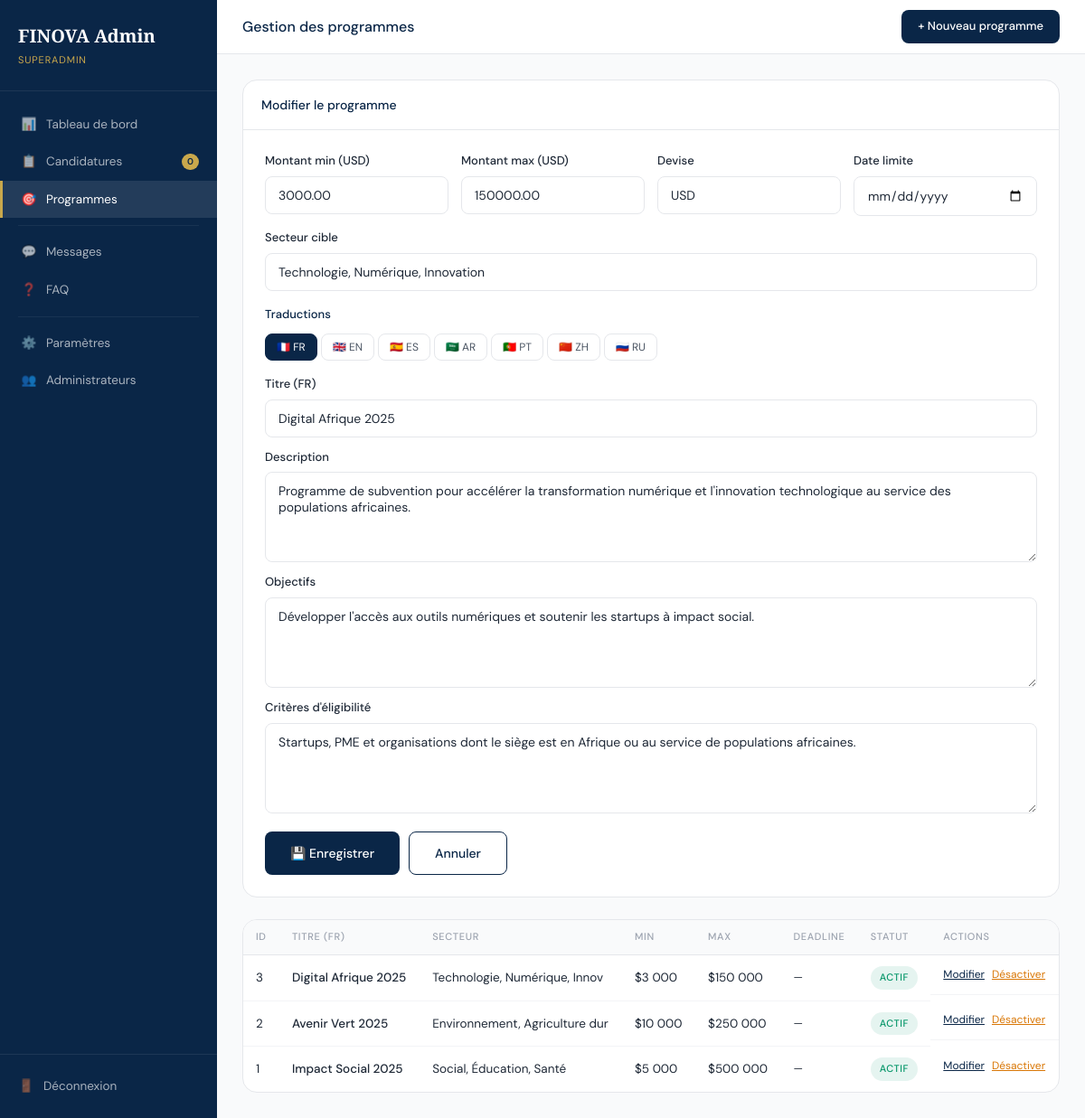
The app's page /admin/programs.php?edit=3 (signed in) with its own data.
### tables this page shows
CREATE TABLE IF NOT EXISTS programs (
  id INT AUTO_INCREMENT PRIMARY KEY,
  slug VARCHAR(100) UNIQUE NOT NULL,
  is_active TINYINT(1) DEFAULT 1,
  max_amount DECIMAL(15,2),
  min_amount DECIMAL(15,2) DEFAULT 1000.00,
  currency VARCHAR(10) DEFAULT 'USD',
  deadline DATE,
  target_sector VARCHAR(255),
  eligibility_countries TEXT,
  created_at TIMESTAMP DEFAULT CURRENT_TIMESTAMP
);

CREATE TABLE IF NOT EXISTS program_translations (
  id INT AUTO_INCREMENT PRIMARY KEY,
  program_id INT NOT NULL,
  lang VARCHAR(10) NOT NULL,
  title VARCHAR(255),
  description TEXT,
  objectives TEXT,
  eligibility_criteria TEXT,
  FOREIGN KEY (program_id) REFERENCES programs(id) ON DELETE CASCADE,
  UNIQUE KEY unique_translation (program_id, lang)
);

### admin/programs.php (the view, shortened to what this page needs)
<?php
$db = getDB();
$adm = $db->prepare("SELECT * FROM admins WHERE id=?"); $adm->execute([$_SESSION['admin_id']]); $adm = $adm->fetch();
$programs = $db->query("
    SELECT p.*,
    (SELECT title
     FROM program_translations
     WHERE program_id = p.id
     AND lang='fr'
     LIMIT 1) as title_fr
    FROM programs p
    ORDER BY p.id DESC
")->fetchAll();
$editProg = null;
$editTrans = [];
if (isset($_GET['edit'])) {
    $s = $db->prepare("SELECT * FROM programs WHERE id=?"); $s->execute([(int)$_GET['edit']]); $editProg = $s->fetch();
    $s2 = $db->prepare("SELECT * FROM program_translations WHERE program_id=?"); $s2->execute([(int)$_GET['edit']]);
    foreach($s2->fetchAll() as $t) $editTrans[$t['lang']] = $t;
}
$pendingCount = $db->query("SELECT COUNT(*) FROM applications WHERE status='pending'")->fetchColumn();
$unreadMsgs = $db->query("SELECT COUNT(*) FROM contacts WHERE is_read=0")->fetchColumn();
?>
<!DOCTYPE html>
<html lang="fr">
<head>
<link rel="stylesheet" href="../assets/css/main.css">
</head>
<body>
<div class="admin-layout">
  <aside class="sidebar">
    <div class="sidebar-brand"><div class="brand">FINOVA Admin</div><div class="role"><?= htmlspecialchars($adm['role']??'') ?></div></div>
    <nav class="sidebar-nav">
      <a class="nav-item" href="index.php"><span class="icon">📊</span> Tableau de bord</a>
      <a class="nav-item" href="applications.php"><span class="icon">📋</span> Candidatures <span class="nav-badge"><?= $pendingCount ?></span></a>
      <a class="nav-item active" href="programs.php"><span class="icon">🎯</span> Programmes</a>
      <div class="nav-sep"></div>
      <a class="nav-item" href="messages.php"><span class="icon">💬</span> Messages <?php if($unreadMsgs>0): ?><span class="nav-badge"><?= $unreadMsgs ?></span><?php endif; ?></a>
      <a class="nav-item" href="faq.php"><span class="icon">❓</span> FAQ</a>
      <div class="nav-sep"></div>
      <a class="nav-item" href="settings.php"><span class="icon">⚙️</span> Paramètres</a>
      <a class="nav-item" href="admins.php"><span class="icon">👥</span> Administrateurs</a>
    </nav>
    <div class="sidebar-bottom"><a href="logout.php" class="nav-item" style="padding:8px 0;border:none"><span class="icon">🚪</span> Déconnexion</a></div>
  </aside>
  <main class="admin-main">
    <div class="admin-topbar">
      <span class="topbar-title">Gestion des programmes</span>
      <a href="programs.php?new=1" class="btn btn-primary btn-sm">+ Nouveau programme</a>
    </div>
    <div class="admin-content">
      <?php if(isset($_GET['new']) || $editProg): ?>
      <div class="card" style="margin-bottom:24px">
        <div class="card-header"><span class="card-title"><?= $editProg ? 'Modifier le programme' : 'Nouveau programme' ?></span></div>
        <form method="POST" style="padding:24px">
          <div style="display:grid;grid-template-columns:1fr 1fr 1fr 1fr;gap:14px;margin-bottom:16px">
            <div class="form-group"><label class="form-label">Montant min (USD)</label><input type="number" name="min_amount" class="form-control" value="<?= $editProg['min_amount']??1000 ?>" required></div>
            <div class="form-group"><label class="form-label">Montant max (USD)</label><input type="number" name="max_amount" class="form-control" value="<?= $editProg['max_amount']??500000 ?>" required></div>
            <div class="form-group"><label class="form-label">Devise</label><input type="text" name="currency" class="form-control" value="<?= htmlspecialchars($editProg['currency']??'USD') ?>"></div>
            <div class="form-group"><label class="form-label">Date limite</label><input type="date" name="deadline" class="form-control" value="<?= $editProg['deadline']??'' ?>"></div>
            <div class="form-group" style="grid-column:1/-1"><label class="form-label">Secteur cible</label><input type="text" name="target_sector" class="form-control" value="<?= htmlspecialchars($editProg['target_sector']??'') ?>" placeholder="Ex: Social, Éducation, Santé"></div>
          </div>
          <div style="margin-top:16px">
            <div style="font-size:13px;font-weight:500;color:var(--navy);margin-bottom:10px">Traductions</div>
            <div class="lang-tabs">
              <?php foreach(['fr'=>'🇫🇷 FR','en'=>'🇬🇧 EN','es'=>'🇪🇸 ES','ar'=>'🇸🇦 AR','pt'=>'🇵🇹 PT','zh'=>'🇨🇳 ZH','ru'=>'🇷🇺 RU'] as $lcode=>$lname): ?>
              <button type="button" class="lang-tab <?= $lcode==='fr'?'active':'' ?>" onclick="showLang('<?= $lcode ?>')"><?= $lname ?></button>
              <?php endforeach; ?>
            </div>
            <?php foreach(['fr','en','es','ar','pt','zh','ru'] as $lcode): ?>
            <div class="lang-panel <?= $lcode==='fr'?'active':'' ?>" id="lang-<?= $lcode ?>">
              <div style="display:grid;grid-template-columns:1fr;gap:12px">
                <div class="form-group"><label class="form-label">Titre (<?= strtoupper($lcode) ?>)</label><input type="text" name="title_<?= $lcode ?>" class="form-control" value="<?= htmlspecialchars($editTrans[$lcode]['title']??'') ?>"></div>
                <div class="form-group"><label class="form-label">Description</label><textarea name="description_<?= $lcode ?>" class="form-control" rows="3"><?= htmlspecialchars($editTrans[$lcode]['description']??'') ?></textarea></div>
                <div class="form-group"><label class="form-label">Objectifs</label><textarea name="objectives_<?= $lcode ?>" class="form-control" rows="2"><?= htmlspecialchars($editTrans[$lcode]['objectives']??'') ?></textarea></div>
                <div class="form-group"><label class="form-label">Critères d'éligibilité</label><textarea name="eligibility_<?= $lcode ?>" class="form-control" rows="2"><?= htmlspecialchars($editTrans[$lcode]['eligibility_criteria']??'') ?></textarea></div>
              </div>
            </div>
            <?php endforeach; ?>
          </div>
          <div style="margin-top:20px;display:flex;gap:10px">
            <button type="submit" class="btn btn-primary">💾 Enregistrer</button>
            <a href="programs.php" class="btn btn-outline">Annuler</a>
          </div>
        </form>
      </div>
      <?php endif; ?>
      <div class="card">
        <div style="overflow-x:auto">
          <table class="table">
            <thead><tr><th>ID</th><th>Titre (FR)</th><th>Secteur</th><th>Min</th><th>Max</th><th>Deadline</th><th>Statut</th><th>Actions</th></tr></thead>
            <tbody>
              <?php foreach($programs as $prog): ?>
              <tr>
                <td><?= $prog['id'] ?></td>
                <td style="font-weight:500"><?= htmlspecialchars($prog['title_fr']??'—') ?></td>
                <td><?= htmlspecialchars(substr($prog['target_sector']??'',0,30)) ?></td>
                <td>$<?= number_format($prog['min_amount'],0,',',' ') ?></td>
                <td>$<?= number_format($prog['max_amount'],0,',',' ') ?></td>
                <td style="font-size:12px"><?= $prog['deadline'] ? date('d/m/Y',strtotime($prog['deadline'])) : '—' ?></td>
                <td><span class="badge badge-status <?= $prog['is_active']?'badge-approved':'badge-rejected' ?>"><?= $prog['is_active']?'Actif':'Inactif' ?></span></td>
                <td style="display:flex;gap:8px">
                  <a href="?edit=<?= $prog['id'] ?>" style="font-size:12px;color:var(--navy);text-decoration:underline">Modifier</a>
                  <a href="?toggle=<?= $prog['id'] ?>" style="font-size:12px;color:var(--warning);text-decoration:underline" onclick="return confirm('Changer le statut ?')"><?= $prog['is_active']?'Désactiver':'Activer' ?></a>
                </td>
              </tr>
              <?php endforeach; ?>
            </tbody>
          </table>
        </div>
      </div>
    </div>
  </main>
</div>
</body>
</html>

### assets/css/main.css (style rules this page uses)
:root { --navy: #0A2647; --navy-light: #144272; --gold: #C9A84C; --gold-light: #E8C97D; --cream: #F8F5EF; --white: #FFFFFF; --gray-50: #F9FAFB; --gray-100: #F3F4F6; --gray-200: #E5E7EB; --gray-400: #9CA3AF; --gray-600: #4B5563; --gray-800: #1F2937; --success: #059669; --warning: #D97706; --danger: #DC2626; --info: #2563EB; --font-serif: 'Cormorant Garamond', Georgia, serif; --font-sans: 'DM Sans', system-ui, sans-serif; --radius: 8px; --radius-lg: 16px; --shadow: 0 1px 3px rgba(0,0,0,.08), 0 4px 16px rgba(0,0,0,.06); --shadow-lg: 0 8px 32px rgba(10,38,71,.12); --transition: .22s ease; }
*, *::before, *::after { box-sizing: border-box; margin: 0; padding: 0; }
html { scroll-behavior: smooth; }
body { font-family: var(--font-sans); font-size: 15px; line-height: 1.6; color: var(--gray-800); background: var(--white); }
a { color: inherit; text-decoration: none; }
input, textarea, select, button { font-family: inherit; }
.badge { display: inline-flex; align-items: center; gap: 6px; padding: 6px 14px; border-radius: 100px; font-size: 12px; font-weight: 500; letter-spacing: .04em; text-transform: uppercase; }
.badge-status { font-size: 11px; padding: 4px 10px; }
.badge-approved { background: rgba(5,150,105,.1); color: var(--success); }
.btn { display: inline-flex; align-items: center; gap: 8px; padding: 12px 28px; border-radius: var(--radius); font-size: 14px; font-weight: 500; cursor: pointer; border: none; transition: var(--transition); white-space: nowrap; }
.btn-primary { background: var(--navy); color: var(--white); }
.btn-outline { background: transparent; color: var(--navy); border: 1.5px solid var(--navy); }
.btn-sm { padding: 8px 18px; font-size: 13px; }
.form-group { display: flex; flex-direction: column; gap: 6px; }
.form-label { font-size: 13px; font-weight: 500; color: var(--gray-700); }
.form-control { padding: 11px 14px; border: 1.5px solid var(--gray-200); border-radius: var(--radius); font-size: 14px; color: var(--gray-800); background: var(--white); transition: var(--transition); outline: none; width: 100%; }
.form-control::placeholder { color: var(--gray-400); }
textarea.form-control { resize: vertical; min-height: 100px; }

### records on screen
programs: min_amount "3000.00", max_amount "150000.00", currency "USD", target_sector "Technologie, Numérique, Innovation", id "3", title_fr "Digital Afrique 2025", target_sector "Technologie, Numérique, Innov", min_amount "3 000", max_amount "150 000", is_active "ACTIF"
program_translations: title_fr "Digital Afrique 2025", description "Programme de subvention pour accélérer la transformation numérique et l'innovation technologique au service des populations africaines.", objectives "Développer l'accès aux outils numériques et soutenir les startups à impact social.", eligibility_criteria "Startups, PME et organisations dont le siège est en Afrique ou au service de populations africaines."
programs: id "2", title_fr "Avenir Vert 2025", target_sector "Environnement, Agriculture dur", min_amount "10 000", max_amount "250 000", is_active "ACTIF"
programs: id "1", title_fr "Impact Social 2025", target_sector "Social, Éducation, Santé", min_amount "5 000", max_amount "500 000", is_active "ACTIF"

### other values on screen
$adm['role'] "SUPERADMIN"
$pendingCount "0"
$lname "🇫🇷 FR"
$lname "🇬🇧 EN"
$lname "🇪🇸 ES"
$lname "🇸🇦 AR"
$lname "🇵🇹 PT"
$lname "🇨🇳 ZH"
$lname "🇷🇺 RU"
$lcode "FR"
